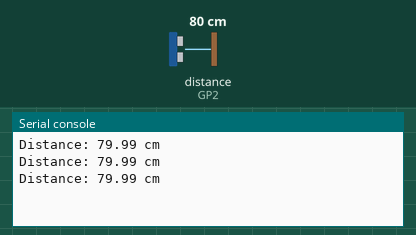
A program run on a simulated Raspberry Pi Pico running MicroPython. Shown: the last lines printed to the serial console. The test bench sets the inputs (shaded band); at power-on: distance to the obstacle (sensor on GP2) 80 cm. The echo pulse lasts 58.3 µs per cm.

Above: at 1.2 s.
1.3 s: distance to the obstacle (sensor on GP2) set to 2 cm
At 1.9 s:
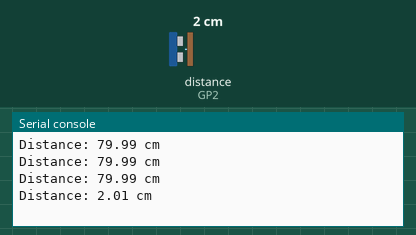
2.8 s: distance to the obstacle (sensor on GP2) set to 4 cm
At 3.4 s:
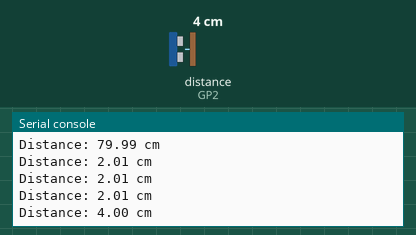
Timing chart, 0 to 5.8 s (numbered marks = the images above; inputs shaded):
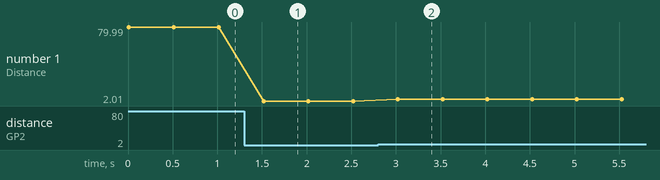

The program:

ultrasonic.py
```python
from machine import Pin, time_pulse_us
import time

class UltrasonicSensor:
    def __init__(self, trig_pin, echo_pin, timeout=30000):
        """
        Initializes the ultrasonic sensor with the specified trigger and echo pins.
        :param trig_pin: GPIO pin connected to the Trigger.
        :param echo_pin: GPIO pin connected to the Echo.
        :param timeout: Maximum time in microseconds to wait for the echo pulse (default 30ms).
        """
        self.trigger = Pin(trig_pin, Pin.OUT)
        self.echo = Pin(echo_pin, Pin.IN)
        self.timeout = timeout

        # Ensure the trigger pin starts LOW
        self.trigger.off()

    def measure_distance(self):
        """
        Measures the distance using the ultrasonic sensor and returns it in centimeters.
        :return: Distance in cm, or -1 if the reading is out of range or invalid.
        """
        # Send a 10µs pulse to trigger the sensor
        self.trigger.off()
        time.sleep_us(2)
        self.trigger.on()
        time.sleep_us(10)
        self.trigger.off()

        # Measure the time for the echo pulse
        duration = time_pulse_us(self.echo, 1, self.timeout)

        # Calculate distance
        if duration > 0:
            distance = (duration * 0.0343) / 2
            return distance
        else:
            return -1  # Indicates a timeout or invalid reading

# Example usage
if __name__ == "__main__":
    # Configure the pins for the ultrasonic sensor
    TRIG_PIN = 4  # GPIO pin for Trigger
    ECHO_PIN = 2  # GPIO pin for Echo

    # Create an instance of the UltrasonicSensor class
    sensor = UltrasonicSensor(TRIG_PIN, ECHO_PIN)

    # Main loop
    while True:
        distance = sensor.measure_distance()
        if distance == -1:
            print("Out of range or no object detected!")
        else:
            print(f"Distance: {distance:.2f} cm")
        time.sleep(0.5)  # Delay between readings
```

Measured:
- after the input at 1.3 s, the serial console: prints a new line after 0.22 s (image 1)
- after the input at 2.8 s, the serial console: prints a new line after 0.22 s (image 2)
- plotted number 1: 79.99 → 2.01 after the input at 1.3 s, 2.01 → 4 after the input at 2.8 s
